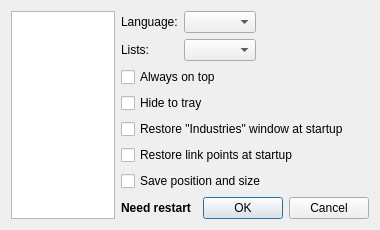
<?xml version="1.0" encoding="UTF-8"?>
<ui version="4.0">
 <author>Dmitry Baryshev</author>
 <class>Options</class>
 <widget class="QDialog" name="Options">
  <property name="geometry">
   <rect>
    <x>0</x>
    <y>0</y>
    <width>380</width>
    <height>225</height>
   </rect>
  </property>
  <property name="windowTitle">
   <string extracomment="Window title">Options</string>
  </property>
  <layout class="QGridLayout" name="gridLayout_5">
   <item row="0" column="1" colspan="3">
    <widget class="QStackedWidget" name="stackedWidget">
     <property name="currentIndex">
      <number>0</number>
     </property>
     <widget class="QWidget" name="page">
      <layout class="QGridLayout" name="gridLayout_2">
       <property name="margin">
        <number>0</number>
       </property>
       <item row="1" column="0">
        <widget class="QCheckBox" name="checkOnTop">
         <property name="text">
          <string extracomment="Configuration option. The application window will stay on top of the other system windows">Always on top</string>
         </property>
        </widget>
       </item>
       <item row="2" column="0">
        <widget class="QCheckBox" name="checkTray">
         <property name="text">
          <string extracomment="Configuration option. Infinitive. Tray is a panel with small icons, usually in a right bottom corner, NOT taskbar">Hide to tray</string>
         </property>
        </widget>
       </item>
       <item row="0" column="0">
        <layout class="QGridLayout" name="gridLayout">
         <item row="0" column="1">
          <widget class="QComboBox" name="comboLang">
           <property name="maxVisibleItems">
            <number>15</number>
           </property>
          </widget>
         </item>
         <item row="0" column="2" rowspan="2">
          <spacer name="horizontalSpacer_2">
           <property name="orientation">
            <enum>Qt::Horizontal</enum>
           </property>
           <property name="sizeHint" stdset="0">
            <size>
             <width>0</width>
             <height>20</height>
            </size>
           </property>
          </spacer>
         </item>
         <item row="1" column="1">
          <widget class="QComboBox" name="comboNumberOfLists">
           <property name="sizePolicy">
            <sizepolicy hsizetype="Maximum" vsizetype="Fixed">
             <horstretch>0</horstretch>
             <verstretch>0</verstretch>
            </sizepolicy>
           </property>
           <property name="minimumContentsLength">
            <number>2</number>
           </property>
          </widget>
         </item>
         <item row="0" column="0">
          <widget class="QLabel" name="label_2">
           <property name="text">
            <string>Language:</string>
           </property>
          </widget>
         </item>
         <item row="1" column="0">
          <widget class="QLabel" name="label">
           <property name="text">
            <string extracomment="Means &quot;Number of lists:&quot;. It will look like &quot;Lists: 4&quot;">Lists:</string>
           </property>
          </widget>
         </item>
        </layout>
       </item>
       <item row="3" column="0">
        <widget class="QCheckBox" name="checkRestoreIndustries">
         <property name="text">
          <string extracomment="Configuration option. Infinitive">Restore &quot;Industries&quot; window at startup</string>
         </property>
        </widget>
       </item>
       <item row="6" column="0">
        <spacer name="verticalSpacer_2">
         <property name="orientation">
          <enum>Qt::Vertical</enum>
         </property>
         <property name="sizeHint" stdset="0">
          <size>
           <width>20</width>
           <height>0</height>
          </size>
         </property>
        </spacer>
       </item>
       <item row="4" column="0">
        <widget class="QCheckBox" name="checkRestoreLP">
         <property name="text">
          <string extracomment="Configuration option. Infinitive">Restore link points at startup</string>
         </property>
        </widget>
       </item>
       <item row="5" column="0">
        <widget class="QCheckBox" name="checkSave">
         <property name="text">
          <string extracomment="Configuration option. Infinitive">Save position and size</string>
         </property>
        </widget>
       </item>
      </layout>
     </widget>
     <widget class="QWidget" name="page_2">
      <layout class="QGridLayout" name="gridLayout_3">
       <property name="margin">
        <number>0</number>
       </property>
       <item row="0" column="0">
        <widget class="QCheckBox" name="checkSaveTickers">
         <property name="text">
          <string extracomment="Configuration option. Infinitive. Ticker is a short company name, see http://www.investopedia.com/terms/t/tickersymbol.asp . The common practice is to borrow &quot;ticker&quot; from English and incorporate into your language (see http://en.wikipedia.org/wiki/Loanword)">Automatically save tickers</string>
         </property>
        </widget>
       </item>
       <item row="1" column="0">
        <widget class="QCheckBox" name="checkAllowDups">
         <property name="text">
          <string extracomment="Configuration option. Infinitive">Allow duplicates</string>
         </property>
        </widget>
       </item>
       <item row="2" column="0">
        <widget class="QCheckBox" name="checkMini">
         <property name="text">
          <string extracomment="Configuration option. Noun. Means &quot;The small window where the user can quickly enter a ticker name&quot;. Ticker is a short company name, see http://www.investopedia.com/terms/t/tickersymbol.asp . The common practice is to borrow &quot;ticker&quot; from English and incorporate into your language (see http://en.wikipedia.org/wiki/Loanword)">Fast ticker entry</string>
         </property>
        </widget>
       </item>
       <item row="3" column="0">
        <widget class="QCheckBox" name="checkHeader">
         <property name="text">
          <string extracomment="Configuration option. Infinitive">Show title</string>
         </property>
        </widget>
       </item>
       <item row="5" column="0">
        <widget class="QCheckBox" name="checkComments">
         <property name="text">
          <string extracomment="Configuration option. Infinitive. Means &quot;Automatically show comments to the selected ticker&quot;. Ticker is a short company name, see http://www.investopedia.com/terms/t/tickersymbol.asp . The common practice is to borrow &quot;ticker&quot; from English and incorporate into your language (see http://en.wikipedia.org/wiki/Loanword)">Automatically show ticker comments</string>
         </property>
        </widget>
       </item>
       <item row="6" column="0">
        <spacer name="verticalSpacer_3">
         <property name="orientation">
          <enum>Qt::Vertical</enum>
         </property>
         <property name="sizeHint" stdset="0">
          <size>
           <width>20</width>
           <height>54</height>
          </size>
         </property>
        </spacer>
       </item>
       <item row="4" column="0">
        <widget class="QCheckBox" name="checkButtons">
         <property name="text">
          <string extracomment="Configuration option. Infinitive">Show buttons</string>
         </property>
        </widget>
       </item>
      </layout>
     </widget>
     <widget class="QWidget" name="page_3">
      <layout class="QGridLayout" name="gridLayout_4">
       <property name="margin">
        <number>0</number>
       </property>
       <item row="0" column="0">
        <widget class="QCheckBox" name="checkCtrlAltS">
         <property name="text">
          <string extracomment="Configuration option">Ctrl+Alt+S to take screenshots</string>
         </property>
        </widget>
       </item>
       <item row="1" column="0">
        <widget class="QCheckBox" name="checkCtrlAltR">
         <property name="text">
          <string extracomment="Configuration option. Tray is a panel with small icons, usually in a right bottom corner, NOT taskbar">Ctrl+Alt+R to restore from tray</string>
         </property>
        </widget>
       </item>
       <item row="2" column="0">
        <spacer name="verticalSpacer_4">
         <property name="orientation">
          <enum>Qt::Vertical</enum>
         </property>
         <property name="sizeHint" stdset="0">
          <size>
           <width>20</width>
           <height>123</height>
          </size>
         </property>
        </spacer>
       </item>
      </layout>
     </widget>
    </widget>
   </item>
   <item row="1" column="2">
    <spacer name="horizontalSpacer">
     <property name="orientation">
      <enum>Qt::Horizontal</enum>
     </property>
     <property name="sizeHint" stdset="0">
      <size>
       <width>0</width>
       <height>20</height>
      </size>
     </property>
    </spacer>
   </item>
   <item row="1" column="1">
    <widget class="QLabel" name="labelRestart">
     <property name="font">
      <font>
       <weight>75</weight>
       <bold>true</bold>
      </font>
     </property>
     <property name="text">
      <string extracomment="Means &quot;It is neccessary to restart the application&quot;">Need restart</string>
     </property>
    </widget>
   </item>
   <item row="1" column="3">
    <widget class="QDialogButtonBox" name="buttonBox">
     <property name="orientation">
      <enum>Qt::Horizontal</enum>
     </property>
     <property name="standardButtons">
      <set>QDialogButtonBox::Cancel|QDialogButtonBox::Ok</set>
     </property>
    </widget>
   </item>
   <item row="0" column="0" rowspan="2">
    <widget class="QListWidget" name="list">
     <property name="movement">
      <enum>QListView::Static</enum>
     </property>
     <property name="flow">
      <enum>QListView::TopToBottom</enum>
     </property>
     <property name="isWrapping" stdset="0">
      <bool>false</bool>
     </property>
     <property name="viewMode">
      <enum>QListView::IconMode</enum>
     </property>
    </widget>
   </item>
  </layout>
 </widget>
 <tabstops>
  <tabstop>list</tabstop>
  <tabstop>comboLang</tabstop>
  <tabstop>comboNumberOfLists</tabstop>
  <tabstop>checkOnTop</tabstop>
  <tabstop>checkTray</tabstop>
  <tabstop>checkRestoreIndustries</tabstop>
  <tabstop>checkRestoreLP</tabstop>
  <tabstop>checkSave</tabstop>
  <tabstop>checkSaveTickers</tabstop>
  <tabstop>checkAllowDups</tabstop>
  <tabstop>checkMini</tabstop>
  <tabstop>checkHeader</tabstop>
  <tabstop>checkButtons</tabstop>
  <tabstop>checkComments</tabstop>
  <tabstop>checkCtrlAltS</tabstop>
  <tabstop>checkCtrlAltR</tabstop>
  <tabstop>buttonBox</tabstop>
 </tabstops>
 <resources/>
 <connections>
  <connection>
   <sender>buttonBox</sender>
   <signal>accepted()</signal>
   <receiver>Options</receiver>
   <slot>accept()</slot>
   <hints>
    <hint type="sourcelabel">
     <x>370</x>
     <y>241</y>
    </hint>
    <hint type="destinationlabel">
     <x>157</x>
     <y>274</y>
    </hint>
   </hints>
  </connection>
  <connection>
   <sender>buttonBox</sender>
   <signal>rejected()</signal>
   <receiver>Options</receiver>
   <slot>reject()</slot>
   <hints>
    <hint type="sourcelabel">
     <x>370</x>
     <y>241</y>
    </hint>
    <hint type="destinationlabel">
     <x>286</x>
     <y>274</y>
    </hint>
   </hints>
  </connection>
  <connection>
   <sender>comboLang</sender>
   <signal>currentIndexChanged(int)</signal>
   <receiver>Options</receiver>
   <slot>slotLanguageChanged(int)</slot>
   <hints>
    <hint type="sourcelabel">
     <x>266</x>
     <y>29</y>
    </hint>
    <hint type="destinationlabel">
     <x>375</x>
     <y>21</y>
    </hint>
   </hints>
  </connection>
  <connection>
   <sender>list</sender>
   <signal>currentRowChanged(int)</signal>
   <receiver>stackedWidget</receiver>
   <slot>setCurrentIndex(int)</slot>
   <hints>
    <hint type="sourcelabel">
     <x>117</x>
     <y>131</y>
    </hint>
    <hint type="destinationlabel">
     <x>345</x>
     <y>10</y>
    </hint>
   </hints>
  </connection>
 </connections>
 <slots>
  <slot>slotLanguageChanged(int)</slot>
 </slots>
</ui>
